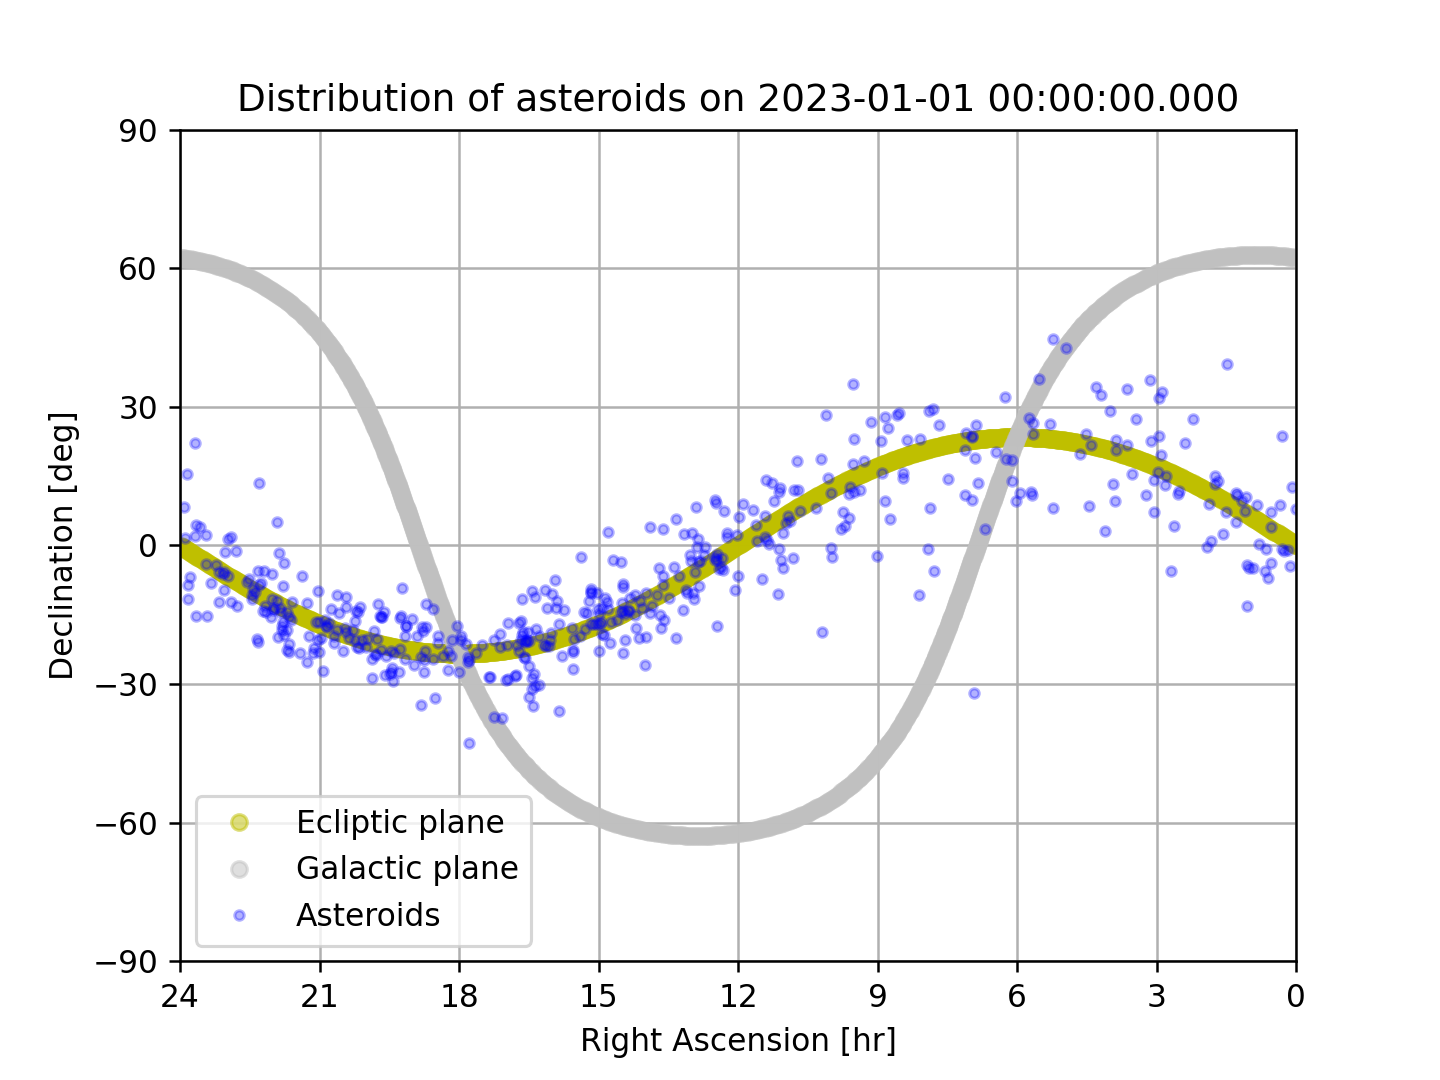

This chart was generated by the following Python code:
#!/usr/pkg/bin/python3.9

#
# Time-stamp: <2022/11/20 20:17:18 (CST) daisuke>
#

# importing numpy module
import numpy

# importing astropy module
import astropy.coordinates
import astropy.time
import astropy.units

# importing astroquery module
import astroquery.jplhorizons

# importing matplotlib module
import matplotlib.figure
import matplotlib.backends.backend_agg

# output file name
file_output = 'ai202209_s10_00_12.png'

# units
u_deg = astropy.units.degree

# date/time
date = astropy.time.Time ('2023-01-01 00:00:00')

# number of asteroids to get position
n_asteroids = 500

# making empty numpy arrays for storing data
data_ra_hr   = numpy.array ([])
data_dec_deg = numpy.array ([])

# processing for each asteroid
for i in range (1, n_asteroids + 1):
    # set-up a query for JPL Horizons
    query = astroquery.jplhorizons.Horizons (id=f"{i}", \
                                             id_type='smallbody', \
                                             epochs=date.jd)

    # fetching ephemeris of asteroid
    eph = query.ephemerides ()

    # priting RA and Dec of asteroid
    print (f"{eph['targetname'][0]:24s}:" \
           + f" (RA, Dec) = ({eph['RA'][0]:8.4f} deg," \
           + f" {eph['DEC'][0]:+8.4f} deg)")

    # RA in hour
    ra_hr = eph['RA'][0] / 15.0

    # Dec in deg
    dec_deg = eph['DEC'][0]

    # appending data to numpy arrays
    data_ra_hr   = numpy.append (data_ra_hr, ra_hr)
    data_dec_deg = numpy.append (data_dec_deg, dec_deg)

# ecliptic plane
ecl_lon = numpy.linspace (0.001, 359.999, 1000) * u_deg
ecl_lat = numpy.zeros (1000) * u_deg
ecl_coord = astropy.coordinates.GeocentricMeanEcliptic (lon=ecl_lon, \
                                                        lat=ecl_lat, \
                                                        obstime=date)
ecl_ra  = ecl_coord.transform_to (astropy.coordinates.ICRS).ra.deg / 15.0
ecl_dec = ecl_coord.transform_to (astropy.coordinates.ICRS).dec.deg

# galactic plane
gal_lon = numpy.linspace (0.001, 359.999, 1000) * u_deg
gal_lat = numpy.zeros (1000) * u_deg
gal_coord = astropy.coordinates.Galactic (l=gal_lon, \
                                          b=gal_lat)
gal_ra  = gal_coord.transform_to (astropy.coordinates.ICRS).ra.deg / 15.0
gal_dec = gal_coord.transform_to (astropy.coordinates.ICRS).dec.deg

# making objects "fig" and "ax"
fig    = matplotlib.figure.Figure ()
canvas = matplotlib.backends.backend_agg.FigureCanvasAgg (fig)
ax     = fig.add_subplot (111)

# axes
ax.grid ()
ax.set_xlim (24.0, 0.0)
ax.set_ylim (-90.0, +90.0)
ax.set_xticks (numpy.linspace (0, 24, 9))
ax.set_yticks (numpy.linspace (-90, 90, 7))
ax.set_xlabel ('Right Ascension [hr]')
ax.set_ylabel ('Declination [deg]')

# title
text_title = f"Distribution of asteroids on {date}"
ax.set_title (text_title)

# plotting data
ax.plot (ecl_ra, ecl_dec, \
         linestyle='None', marker='o', color='y', markersize=5, alpha=0.5, \
         label='Ecliptic plane')
ax.plot (gal_ra, gal_dec, \
         linestyle='None', marker='o', color='silver', markersize=5, \
         alpha=0.5, label='Galactic plane')
ax.plot (data_ra_hr, data_dec_deg, \
         linestyle='None', marker='o', color='b', markersize=3, alpha=0.3, \
         label='Asteroids')
ax.legend ()

# saving file
fig.savefig (file_output, dpi=225)
